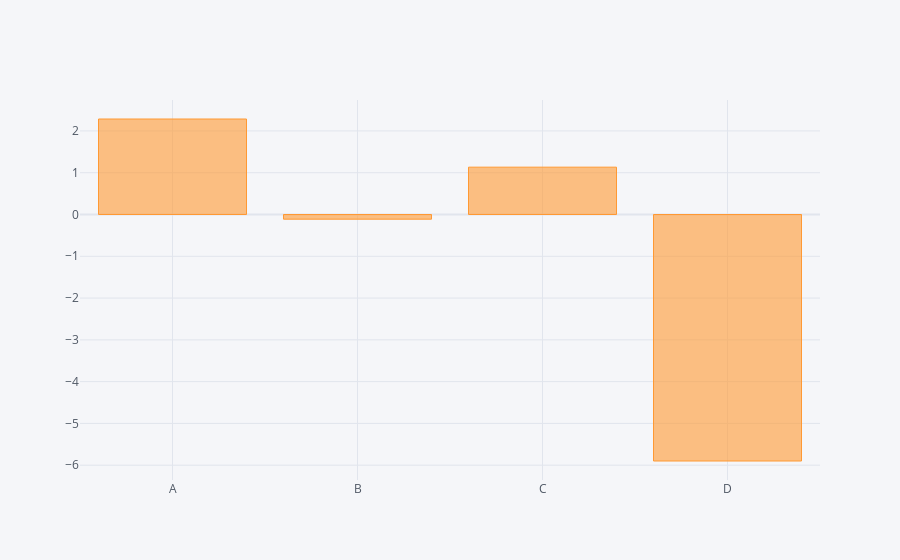

Write notebook code for a chart like this one.
### Code cell
df.sum().iplot(kind='bar')

### Figure 1 — Plotly figure (JSON) as saved in the notebook; plotly's stock layout.template omitted (floating-point values rounded to 4 significant figures)
{"data": [{"marker": {"color": "rgba(255, 153, 51, 0.6)", "line": {"color": "rgba(255, 153, 51, 1.0)", "width": 1}}, "name": "None", "orientation": "v", "text": "", "type": "bar", "x": ["A", "B", "C", "D"], "y": [2.286, -0.1117, 1.133, -5.899]}], "layout": {"legend": {"bgcolor": "#F5F6F9", "font": {"color": "#4D5663"}}, "paper_bgcolor": "#F5F6F9", "plot_bgcolor": "#F5F6F9", "title": {"font": {"color": "#4D5663"}}, "xaxis": {"gridcolor": "#E1E5ED", "showgrid": true, "tickfont": {"color": "#4D5663"}, "title": {"font": {"color": "#4D5663"}, "text": ""}, "zerolinecolor": "#E1E5ED"}, "yaxis": {"gridcolor": "#E1E5ED", "showgrid": true, "tickfont": {"color": "#4D5663"}, "title": {"font": {"color": "#4D5663"}, "text": ""}, "zerolinecolor": "#E1E5ED"}}}
